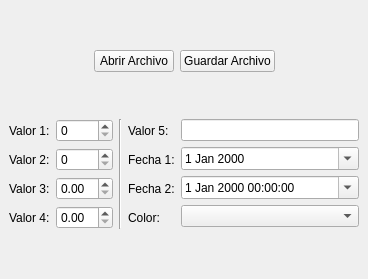
<?xml version="1.0" encoding="UTF-8"?>
<ui version="4.0">
 <class>MainWindow</class>
 <widget class="QMainWindow" name="MainWindow">
  <property name="geometry">
   <rect>
    <x>0</x>
    <y>0</y>
    <width>368</width>
    <height>279</height>
   </rect>
  </property>
  <property name="windowTitle">
   <string>MainWindow</string>
  </property>
  <widget class="QWidget" name="centralwidget">
   <layout class="QGridLayout" name="gridLayout">
    <item row="0" column="0">
     <layout class="QHBoxLayout" name="horizontalLayout_10">
      <item>
       <spacer name="horizontalSpacer">
        <property name="orientation">
         <enum>Qt::Horizontal</enum>
        </property>
        <property name="sizeHint" stdset="0">
         <size>
          <width>40</width>
          <height>20</height>
         </size>
        </property>
       </spacer>
      </item>
      <item>
       <widget class="QPushButton" name="abrirArchivoPushButton">
        <property name="text">
         <string>Abrir Archivo</string>
        </property>
       </widget>
      </item>
      <item>
       <widget class="QPushButton" name="guardarArchivoPushButton">
        <property name="text">
         <string>Guardar Archivo</string>
        </property>
       </widget>
      </item>
      <item>
       <spacer name="horizontalSpacer_2">
        <property name="orientation">
         <enum>Qt::Horizontal</enum>
        </property>
        <property name="sizeHint" stdset="0">
         <size>
          <width>40</width>
          <height>20</height>
         </size>
        </property>
       </spacer>
      </item>
     </layout>
    </item>
    <item row="1" column="0">
     <layout class="QHBoxLayout" name="horizontalLayout_3">
      <item>
       <layout class="QHBoxLayout" name="horizontalLayout_2">
        <item>
         <layout class="QVBoxLayout" name="verticalLayout_4">
          <item>
           <widget class="QLabel" name="label_2">
            <property name="text">
             <string>Valor 1:</string>
            </property>
           </widget>
          </item>
          <item>
           <widget class="QLabel" name="label_3">
            <property name="text">
             <string>Valor 2:</string>
            </property>
           </widget>
          </item>
          <item>
           <widget class="QLabel" name="label_4">
            <property name="text">
             <string>Valor 3:</string>
            </property>
           </widget>
          </item>
          <item>
           <widget class="QLabel" name="label_5">
            <property name="text">
             <string>Valor 4:</string>
            </property>
           </widget>
          </item>
         </layout>
        </item>
        <item>
         <layout class="QVBoxLayout" name="verticalLayout_3">
          <item>
           <widget class="QSpinBox" name="valor1SpinBox"/>
          </item>
          <item>
           <widget class="QSpinBox" name="valor2SpinBox"/>
          </item>
          <item>
           <widget class="QDoubleSpinBox" name="valor3DoubleSpinBox"/>
          </item>
          <item>
           <widget class="QDoubleSpinBox" name="valor4DoubleSpinBox"/>
          </item>
         </layout>
        </item>
       </layout>
      </item>
      <item>
       <widget class="Line" name="line">
        <property name="orientation">
         <enum>Qt::Vertical</enum>
        </property>
       </widget>
      </item>
      <item>
       <layout class="QHBoxLayout" name="horizontalLayout">
        <item>
         <layout class="QVBoxLayout" name="verticalLayout_2">
          <item>
           <widget class="QLabel" name="label_6">
            <property name="text">
             <string>Valor 5:</string>
            </property>
           </widget>
          </item>
          <item>
           <widget class="QLabel" name="label_7">
            <property name="text">
             <string>Fecha 1:</string>
            </property>
           </widget>
          </item>
          <item>
           <widget class="QLabel" name="label_8">
            <property name="text">
             <string>Fecha 2:</string>
            </property>
           </widget>
          </item>
          <item>
           <widget class="QLabel" name="label_9">
            <property name="text">
             <string>Color:</string>
            </property>
           </widget>
          </item>
         </layout>
        </item>
        <item>
         <layout class="QVBoxLayout" name="verticalLayout">
          <item>
           <widget class="QLineEdit" name="valor5LineEdit"/>
          </item>
          <item>
           <widget class="QDateEdit" name="fecha1DateEdit">
            <property name="calendarPopup">
             <bool>true</bool>
            </property>
           </widget>
          </item>
          <item>
           <widget class="QDateTimeEdit" name="fecha2DateTimeEdit">
            <property name="calendarPopup">
             <bool>true</bool>
            </property>
           </widget>
          </item>
          <item>
           <widget class="QComboBox" name="colorComboBox"/>
          </item>
         </layout>
        </item>
       </layout>
      </item>
     </layout>
    </item>
   </layout>
  </widget>
 </widget>
 <resources/>
 <connections/>
</ui>
